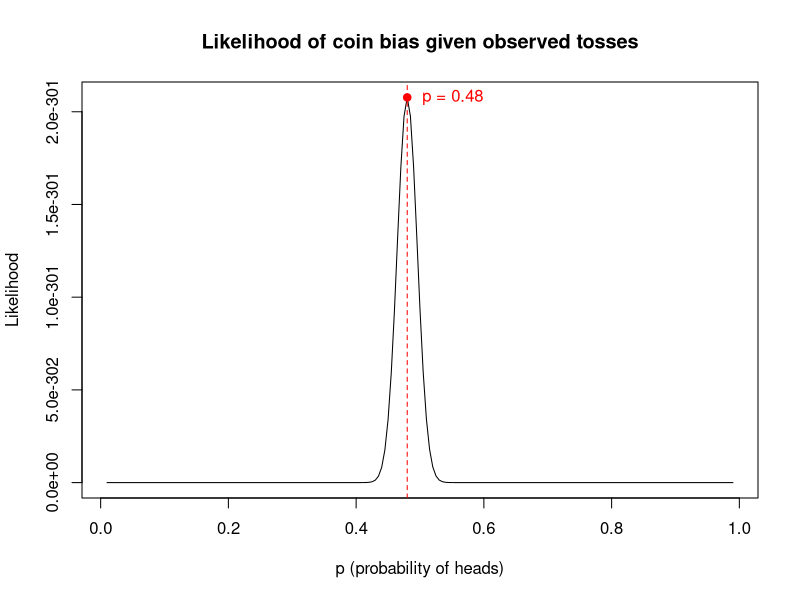
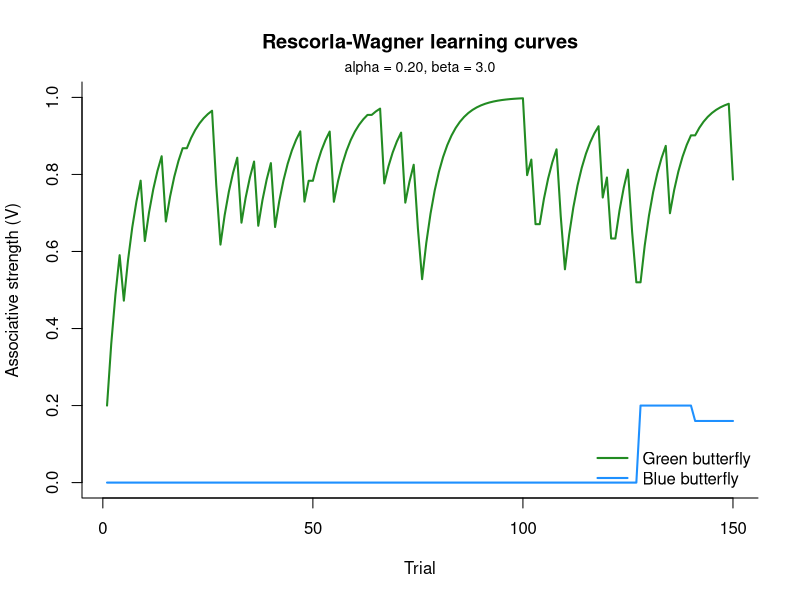
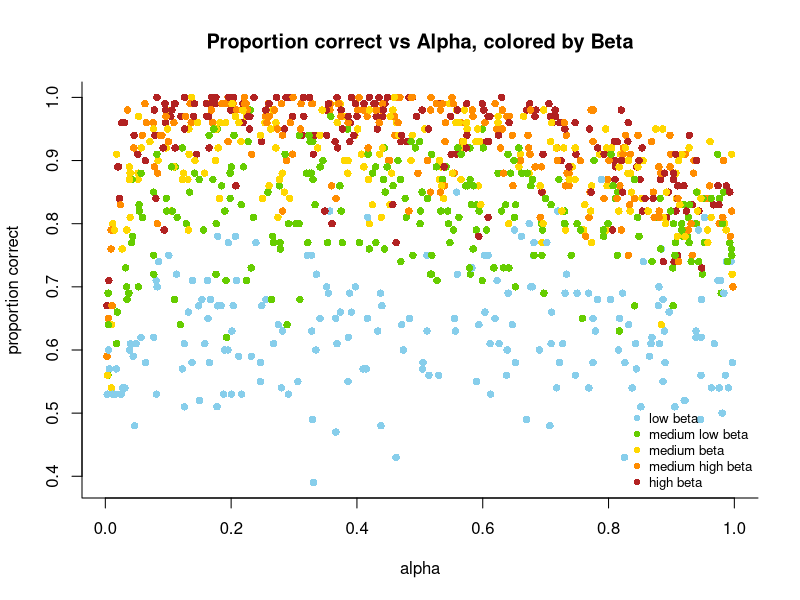

Here is the R script that generated these plots, in order:
# GOAL 1: h6 boek Tom lezen                         X
# GOAL 2: likelihood van een gewoon muntstuk        X
# GOAL 3: likelihood van eigen model uitschrijven   X
# GOAL 4: alpha en beta schatten in eigen model

# GOAL 1 X

# regular cointoss: 50/50 kans op kop of munt
samplesize = 100
prob1 = 0.5
prob2 = 0.5

# generate coin
coin = c(0, 1)
toss <- sample(coin, replace = TRUE, size = samplesize, prob = c(prob1, prob2))

cointoss <- function(samplesize = 100, prob1 = 0.5, prob2 = 0.5) {
  coin <- c(0, 1)
  toss <- sample(coin, replace = TRUE, size = samplesize, prob = c(prob1, prob2))
  return(toss)
}

# likelihood function: L(p) = p^heads * (1 - p)^(n - heads)
# log-likelihood: logL(p) = heads * log(p) + (n - heads) * log(1 - p)
# generate data
set.seed(3)
toss <- cointoss(samplesize = 1000, prob1 = 0.5, prob2 = 0.5)
heads <- sum(toss)
n <- length(toss)

# log-likelihood function
loglik <- function(p, heads, n) {
  heads * log(p) + (n - heads) * log(1 - p)
}

# p zoeken die log-likelihood function maximizet = maximum likelihood estimate (mle)
mle <- optimize(loglik, interval = c(1e-4, 1-1e-4), heads = heads, n = n, maximum = TRUE)
mle$maximum 
heads / n

# plot likelihood curve
ps <- seq(0.01, 0.99, by = 0.005)
liks <- exp(sapply(ps, loglik, heads = heads, n = n))

peak_p <- mle$maximum
peak_lik <- exp(mle$objective)

plot(ps, liks, type = "l", xlab = "p (probability of heads)", ylab = "Likelihood", 
     main = "Likelihood of coin bias given observed tosses")
abline(v = peak_p, col = "red", lty = 2)
points(peak_p, peak_lik, col = "red", pch = 19)
text(peak_p, peak_lik, labels = paste0(" p = ", round(peak_p, 3)), pos = 4, col = "red")

# GOAL 2 X
# GOAL 3 X


# copy paste RW model voor MLE
softmax <- function(V, beta) {
  exp(beta * V["green"]) /
    (exp(beta * V["green"]) + exp(beta * V["blue"]))
}
deliver_reward <- function(is_correct, p_reward_correct, p_reward_incorrect) {
  p_rew <- if (is_correct) p_reward_correct else p_reward_incorrect
  reward <- as.numeric(runif(1) < p_rew)
}
value_update <- function(V, choice, reward, alpha) {
  pred_error <- reward - V[choice]
  V[choice] <- V[choice] + alpha * pred_error
  V
}

# TASK
simulate_RW_task <- function(n_trials        = 100,
                             correct_stim    = "green",
                             p_reward_correct   = 0.8,
                             p_reward_incorrect = 0.2,
                             alpha           = 0.2,
                             beta            = 3,
                             V_init          = c(green = 0, blue = 0)) {
  V <- V_init
  
  results <- data.frame(
    trial          = 1:n_trials,
    choice         = character(n_trials),
    correct        = logical(n_trials),
    reward         = numeric(n_trials),
    V_green        = numeric(n_trials),
    V_blue         = numeric(n_trials),
    p_choose_green = numeric(n_trials)
  )
  
  for (t in 1:n_trials) {
    
    # softmax choice prob voor green
    p_green <- softmax(V, beta)
    
    # agent makes choice
    choice <- ifelse(runif(1) < p_green, "green", "blue")
    is_correct <- (choice == correct_stim)
    
    # after choice we get reward delivery
    reward <- deliver_reward(is_correct, p_reward_correct, p_reward_incorrect)
    
    # na reward komt value update
    V <- value_update(V, choice, reward, alpha)
    
    # log elke trial in de data frame
    results$choice[t] <- choice
    results$correct[t] <- is_correct
    results$reward[t] <- reward
    results$V_green[t] <- V["green"]
    results$V_blue[t] <- V["blue"]
    results$p_choose_green[t] <- p_green
  }
  
  # voeg attribuut "parameters" toe aan dataframe zodat exacte waarden van huidig gerunde simulatie opgeslaan worden
  attr(results, "parameters") <- list(correct_stim = correct_stim, p_reward_correct = p_reward_correct, 
                                      p_reward_incorrect = p_reward_incorrect, alpha = alpha, beta = beta)
  results
}

# sim runnen
sim <- simulate_RW_task(
  n_trials           = 150,
  correct_stim       = "green",
  p_reward_correct   = 0.8,
  p_reward_incorrect = 0.2,
  alpha              = 0.2,
  beta               = 3
)

head(sim)

# plots maken
params <- attr(sim, "parameters")
plot(sim$trial, sim$V_green, type = "l", col = "forestgreen", lwd = "2",
     ylim = c(0, 1), xlab = "Trial", ylab = "Associative strength (V)",
     main = "Rescorla-Wagner learning curves", bty = "l")
mtext(sprintf("alpha = %.2f, beta = %.1f", params$alpha, params$beta), side = 3, line = 0.3, cex = 0.85)
lines(sim$trial, sim$V_blue, col = "dodgerblue", lwd = "2")
legend("bottomright", legend = c("Green butterfly", "Blue butterfly"), 
       col = c("forestgreen", "dodgerblue"), lwd = "2", bty = "n")


# data genereren: sim 1000 keer runnen
set.seed(202)
n_sims <- 1000

true_alpha <- runif(n_sims, min = 0, max = 1)
true_beta  <- runif(n_sims, min = 0, max = 10)

sim_list <- vector("list", n_sims) # creating a list of 1000 dataframes (one for every output of 100 trials)

for (i in 1:n_sims) {
  sim_list[[i]] <- simulate_RW_task(
    n_trials = 100,
    correct_stim = "green",
    p_reward_correct = 0.8,
    p_reward_incorrect = 0.2,
    alpha = true_alpha[i],
    beta = true_beta[i]
  )
}

# data visualiseren
summary_df <- data.frame(
  sim = 1:n_sims,
  alpha = true_alpha,
  beta = true_beta,
  prop_correct = sapply(sim_list, function(d) mean(d$correct)),
  final_Vgreen = sapply(sim_list, function(d) tail(d$V_green, 1))
)
head(summary_df)

# plot maken
beta_groups <- cut(summary_df$beta, breaks = 5,
                   labels = c("low beta", "medium low beta", "medium beta", "medium high beta", "high beta"))
group_colors <- c("low beta"         = "skyblue",
                  "medium low beta"  = "chartreuse3",
                  "medium beta"      = "gold1",
                  "medium high beta" = "darkorange",
                  "high beta"        = "firebrick")
plot(summary_df$alpha, summary_df$prop_correct,
     col = group_colors[beta_groups], pch = 16,
     xlab = "alpha", ylab = "proportion correct",
     main = "Proportion correct vs Alpha, colored by Beta",
     bty = "l")

legend("bottomright", legend = names(group_colors), col = group_colors, pch = 16, bty = "n", cex = 0.8)

# likelihood:     L(alpha, beta)    = ∏_{t=1}^{n} P_green(t)^I(c_t = green) * P_blue(t)^I(c_t = blue)
# loglikelihood:  logL(alpha, beta) = Σ_{t=1}^{n} [I(c_t = green) * log(P_green(t)) + I(c_t = blue) * log(blue(t))]

neglogL <- function(params, choice, reward, V_init = c(green = 0, blue = 0)) {
  alpha   <- params[1]
  beta    <- params[2]
  
  V       <- V_init
  n       <- length(choice)
  loglik  <- 0 # starting value, loop will update
  
  for (t in 1:n) {
    p_green <- softmax(V, beta)
    p_chosen <- if (choice[t] == "green") p_green else (1 - p_green)
    loglik <- loglik + log(p_chosen)
    
    V <- value_update(V, choice[t], reward[t], alpha)
  }
  
  -loglik
}

fit <- optim(
  par = c(alpha = 0.2, beta = 1),
  fn = neglogL,
  choice = sim$choice,
  reward = sim$reward,
  method = "L-BFGS-B",
  lower = c(0.001, 0.001),
  upper = c(1, 20)
)

fit$par
params$alpha
params$beta
